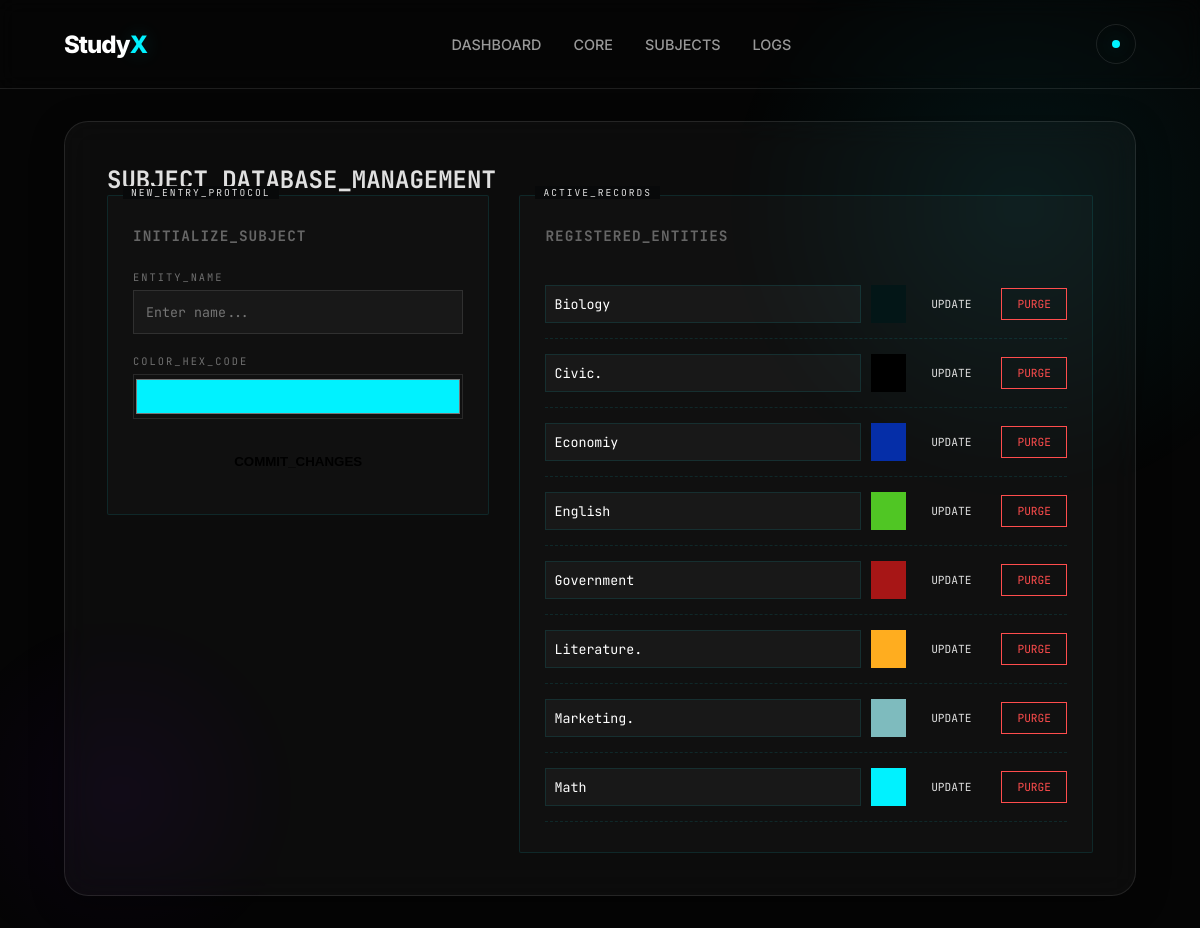
/subjects/, run on the app's committed database.
### core/models.py (models this page shows, shortened)
class Subject(models.Model):
    name = models.CharField(max_length=120, unique=True)
    color = models.CharField(max_length=7, default="#8B5CF6")
    created_at = models.DateTimeField(auto_now_add=True)
    updated_at = models.DateTimeField(auto_now=True)
    class Meta:
        ordering = ["name"]

### core/views.py (the view)
# urls.py: path("subjects/", views.subjects_page, name="subjects"),
def subjects_page(request):
    if request.method == "POST":
        form = SubjectForm(request.POST)
        if form.is_valid():
            form.save()
            messages.success(request, "Subject added.")
            return redirect("subjects")
    else:
        form = SubjectForm()
    subjects = Subject.objects.all()
    return render(request, "subjects.html", {"form": form, "subjects": subjects})

### core/forms.py
class SubjectForm(forms.ModelForm):
    class Meta:
        model = Subject
        fields = ["name", "color"]
        widgets = {
            "name": forms.TextInput(attrs={"placeholder": "e.g. Mathematics"}),
            "color": forms.TextInput(attrs={"type": "color"}),
        }

### templates/subjects.html (shortened to what this page needs)
{% extends 'base.html' %}
{% load static %}
{% block head %}
<link rel="stylesheet" href="{% static 'css/subjects.css' %}">
{% endblock %}
{% block content %}
<div class="subjects-interface">
    <div class="interface-header">
        <h2>SUBJECT_DATABASE_MANAGEMENT</h2>
    </div>
    <section class="grid-split">
        <article class="data-panel">
            <div class="panel-tag">NEW_ENTRY_PROTOCOL</div>
            <h3>INITIALIZE_SUBJECT</h3>
            <form method="post" class="stack hud-form">
                <div class="input-group">
                    <label class="hud-label">ENTITY_NAME</label>
                    <input type="text" name="name" class="hud-input" placeholder="Enter name..." required>
                </div>
                <div class="input-group">
                    <label class="hud-label">COLOR_HEX_CODE</label>
                    <input type="color" name="color" class="hud-color-picker" value="#00f2ff">
                </div>
                <button class="btn-engage" type="submit">COMMIT_CHANGES</button>
            </form>
        </article>
        <article class="data-panel scroll-y">
            <div class="panel-tag">ACTIVE_RECORDS</div>
            <h3>REGISTERED_ENTITIES</h3>
            <div class="ledger-list">
                {% for subject in subjects %}
                    <div class="ledger-row">
                        <form method="post" action="{% url 'edit_subject' subject.id %}" class="inline-hud-form">
                            <div class="inline-inputs">
                                <input name="name" class="hud-input-sm" value="{{ subject.name }}">
                                <div class="color-wrapper" style="--subj-color: {{ subject.color }}">
                                    <input name="color" type="color" value="{{ subject.color }}">
                                </div>
                            </div>
                            <button class="btn-mini" type="submit">UPDATE</button>
                        </form>
                        <form method="post" action="{% url 'delete_subject' subject.id %}" class="delete-form">
                            <button class="btn-danger-mini" type="submit">PURGE</button>
                        </form>
                    </div>
                {% empty %}
                    <p class="empty-msg">DATABASE_EMPTY: NO_RECORDS_FOUND</p>
                {% endfor %}
            </div>
        </article>
    </section>
</div>
{% endblock %}

### static/css/app.css (style rules this page uses)
:root { --bg-color: #050505; --glass-bg: rgba(255, 255, 255, 0.03); --glass-border: rgba(255, 255, 255, 0.1); --accent-color: #00f2ff; --text-main: #e0e0e0; --text-dim: #999; --glow-shadow: 0 0 20px rgba(0, 242, 255, 0.2); }
* { margin: 0; padding: 0; box-sizing: border-box; }
body { background-color: var(--bg-color); color: var(--text-main); font-family: 'Inter', sans-serif; min-height: 100vh; overflow-x: hidden; }
.hud-label { display: block; font-family: 'JetBrains Mono', monospace; font-size: 0.65rem; color: rgba(255, 255, 255, 0.4); margin-bottom: 6px; letter-spacing: 2px; }

### static/css/subjects.css (style rules this page uses)
.subjects-interface { padding: 10px; font-family: 'JetBrains Mono', monospace; }
.grid-split { display: grid; grid-template-columns: 1fr 1.5fr; gap: 30px; align-items: start; }
.data-panel { background: rgba(255, 255, 255, 0.02); border: 1px solid rgba(0, 242, 255, 0.1); padding: 30px 25px; position: relative; border-radius: 2px; }
.panel-tag { position: absolute; top: -10px; left: 15px; background: #08090a; padding: 0 8px; font-size: 0.6rem; color: var(--accent); letter-spacing: 2px; }
h3 { font-size: 0.9rem; margin-bottom: 25px; color: #666; letter-spacing: 1px; }
.hud-input, .hud-input-sm { width: 100%; background: rgba(255, 255, 255, 0.03); border: 1px solid rgba(255, 255, 255, 0.1); color: #fff; padding: 12px; font-family: inherit; margin-bottom: 20px; }
.hud-input-sm { padding: 8px; margin-bottom: 0; border-color: rgba(0, 242, 255, 0.1); }
.hud-color-picker { width: 100%; height: 45px; border: 1px solid rgba(255, 255, 255, 0.1); background: transparent; cursor: pointer; margin-bottom: 20px; }
.ledger-row { display: flex; justify-content: space-between; align-items: center; padding: 15px 0; border-bottom: 1px dashed rgba(0, 242, 255, 0.1); gap: 15px; }
.inline-hud-form { display: flex; flex: 1; gap: 10px; align-items: center; }
.inline-inputs { display: flex; flex: 1; gap: 10px; }
.color-wrapper { width: 40px; height: 38px; border: 2px solid var(--subj-color); position: relative; overflow: hidden; }
.color-wrapper input { position: absolute; transform: scale(3); cursor: pointer; }
.btn-engage { background: var(--accent); color: #000; border: none; padding: 15px; width: 100%; font-weight: 900; cursor: pointer; transition: 0.3s; }
.btn-mini, .btn-danger-mini { padding: 8px 15px; font-size: 0.7rem; font-family: inherit; background: transparent; cursor: pointer; }
.btn-mini { border: 1px solid var(--accent); color: var(--accent); }
.btn-danger-mini { border: 1px solid #ff4d4d; color: #ff4d4d; }

### data on the page
Subject: name "Biology", color "#031617"
Subject: name "Civic.", color "#000000"
Subject: name "Economiy", color "#052ea8"
Subject: name "English", color "#50c624"
Subject: name "Government", color "#a71616"
Subject: name "Literature.", color "#ffad1f"
Subject: name "Marketing.", color "#7ebbbe"
Subject: name "Math", color "#00f2ff"
